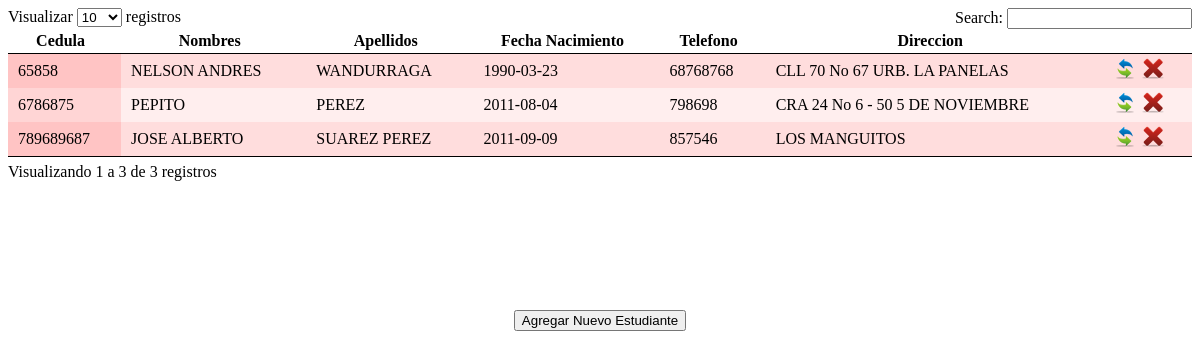
The page / on the database its author committed.
### tables this page shows
CREATE TABLE IF NOT EXISTS `datospersonales` (
  `CEDULA` varchar(15) NOT NULL,
  `NOMBRES` varchar(30) NOT NULL,
  `APELLIDOS` varchar(30) NOT NULL,
  `FECHA_NAC` date NOT NULL,
  `TEL` varchar(20) NOT NULL,
  `DIR` varchar(100) NOT NULL,
  PRIMARY KEY (`CEDULA`)
);

### index.php (the view, shortened to what this page needs)
<!DOCTYPE html>
<html>
    <head>
    </head>
    <body>
        <table cellpadding="0" cellspacing="0" border="0" class="display" id="tabla">
	<thead>
		<tr>
			<th>Cedula</th>
			<th>Nombres</th>
			<th>Apellidos</th>
			<th>Fecha Nacimiento</th>
			<th>Telefono</th>
                        <th>Direccion</th>
                        <th></th>
		</tr>
	</thead>
	<tbody>
            <?php
            $con = Conectar();
            $sql = "SELECT CEDULA, NOMBRES, APELLIDOS, FECHA_NAC, TEL, DIR FROM datospersonales ORDER BY NOMBRES, APELLIDOS";
            $q = mysql_query($sql, $con) or die ("Problemas al ejecutar la consulta");
        ?>
            <?php
            while($datos = mysql_fetch_array($q))
            {
            ?>
		<tr class="odd gradeX">
			<td><?php echo $datos['CEDULA']; ?></td>
			<td><?php echo $datos['NOMBRES']; ?></td>
			<td><?php echo $datos['APELLIDOS']; ?></td>
			<td><?php echo $datos['FECHA_NAC']; ?></td>
			<td><?php echo $datos['TEL']; ?></td>
                        <td><?php echo $datos['DIR']; ?></td>
                        <td>
                            <img src="images/refresh.png" style="cursor: pointer;" onclick="editar('<?php echo $datos['CEDULA']; ?>')" />
                            <img src="images/delete.png" style="cursor: pointer;" onclick="eliminar('<?php echo $datos['CEDULA']; ?>')" />
                        </td>
		</tr>
            <?php
            }
            ?>
	</tbody>
	<tfoot>
		<tr>
			<th></th>
			<th></th>
			<th></th>
			<th></th>
			<th></th>
                        <th></th>
                        <th></th>
		</tr>
	</tfoot>
</table>
        <div id="botonNuevo" align="center">
            <input type="button" id="btnNuevo" name="btnNuevo" value="Agregar Nuevo Estudiante" />
        </div>
        <br />
    </body>
</html>

### css/demo_table.css (style rules this page uses)
table.display { margin: 0 auto; clear: both; width: 100%; }
table.display thead th { padding: 3px 18px 3px 10px; border-bottom: 1px solid black; font-weight: bold; cursor: pointer; * cursor: hand; }
table.display tfoot th { padding: 3px 18px 3px 10px; border-top: 1px solid black; font-weight: bold; }
table.display td { padding: 3px 10px; }
.sorting_asc { background: url('../images/sort_asc.png') no-repeat center right; }
.sorting { background: url('../images/sort_both.png') no-repeat center right; }
table.display tr.odd.gradeX { background-color: #ffdddd; }
table.display tr.even.gradeX { background-color: #ffeeee; }
tr.odd { background-color: #E2E4FF; }
tr.even { background-color: white; }
tr.odd td.sorting_1 { background-color: #D3D6FF; }
tr.even td.sorting_1 { background-color: #EAEBFF; }
tr.odd.gradeX td.sorting_1 { background-color: #ffc4c4; }
tr.even.gradeX td.sorting_1 { background-color: #ffd5d5; }
table.display tr.gradeX { background-color: #ffdddd; }

### rows shown on the page
datospersonales: CEDULA "789689687", NOMBRES "JOSE ALBERTO", APELLIDOS "SUAREZ PEREZ", FECHA_NAC "2011-09-09", TEL "857546", DIR "LOS MANGUITOS"
datospersonales: CEDULA "65858", NOMBRES "NELSON ANDRES", APELLIDOS "WANDURRAGA", FECHA_NAC "1990-03-23", TEL "68768768", DIR "CLL 70 No 67 URB. LA PANELAS"
datospersonales: CEDULA "6786875", NOMBRES "PEPITO", APELLIDOS "PEREZ", FECHA_NAC "2011-08-04", TEL "798698", DIR "CRA 24 No 6 - 50 5 DE NOVIEMBRE"
